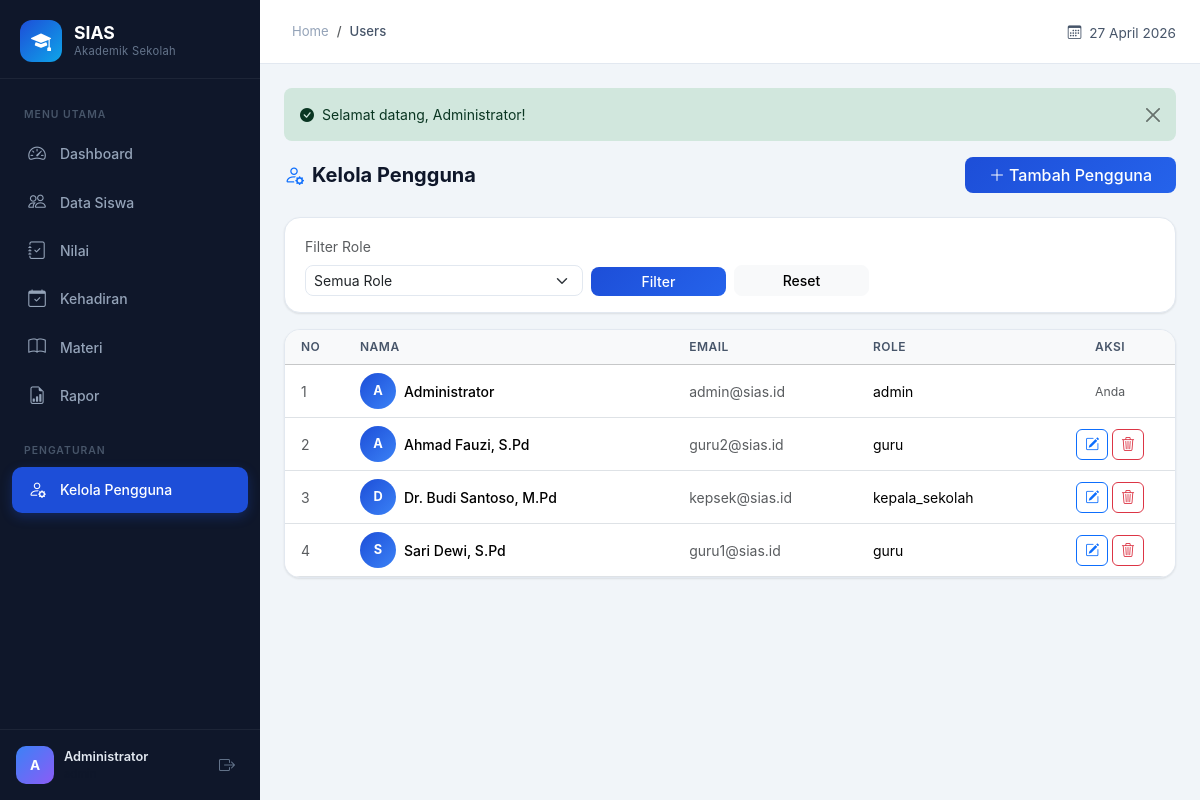
The app's page /index.php?page=users (signed in) with its own data.
### tables this page shows
CREATE TABLE `users` (
  `id` int(11) NOT NULL,
  `nama` varchar(100) NOT NULL,
  `email` varchar(100) NOT NULL,
  `password` varchar(255) NOT NULL,
  `role` enum('admin','guru','kepala_sekolah') NOT NULL,
  `created_at` timestamp NOT NULL DEFAULT current_timestamp(),
  `updated_at` timestamp NOT NULL DEFAULT current_timestamp() ON UPDATE current_timestamp()
);

### controllers/UserController.php (called while the page is built, shortened)
<?php
class UserController
{
    private $userModel;
    public function __construct()
    {
        $this->userModel = new User();
    }
    public function index()
    {
        $filterRole = $_GET['role'] ?? '';
        $data['users'] = $filterRole
            ? $this->userModel->getByRole($filterRole)
            : $this->userModel->all('nama ASC');
        $data['filterRole'] = $filterRole;
        $viewFile = __DIR__ . '/../views/users/index.php';
        include __DIR__ . '/../views/layouts/dashboard.php';
    }
}

### middleware/auth.php (called while the page is built, shortened)
<?php
 $rolePermissions = [
    'admin'          => ['dashboard', 'siswa', 'nilai', 'kehadiran', 'materi', 'rapor', 'users'],
    'guru'           => ['dashboard', 'nilai', 'kehadiran', 'materi', 'rapor'],
    'kepala_sekolah' => ['dashboard', 'nilai', 'kehadiran', 'materi', 'rapor'],
];
function currentUser()
{
    static $user = null;
    if ($user === null) {
        $db = getDB();
        $stmt = $db->prepare("SELECT * FROM users WHERE id = ?");
        $stmt->execute([$_SESSION['user_id']]);
        $user = $stmt->fetch();
    }
    return $user;
}
function currentRole()
{
    return $_SESSION['user_role'] ?? null;
}
function hasPermission($page, $role = null)
{
    global $rolePermissions;
    $role = $role ?: currentRole();
    return in_array($page, $rolePermissions[$role] ?? []);
}

### config/app.php (called while the page is built, shortened)
<?php
function getFlash($type)
{
    if (isset($_SESSION['flash'][$type])) {
        $msg = $_SESSION['flash'][$type];
        return $msg;
    }
    return null;
}
function hasFlash($type)
{
    return isset($_SESSION['flash'][$type]);
}
function e($string)
{
    return htmlspecialchars($string, ENT_QUOTES, 'UTF-8');
}
function formatTanggal($tanggal)
{
    $bulan = [
        1 => 'Januari', 2 => 'Februari', 3 => 'Maret',
        4 => 'April', 5 => 'Mei', 6 => 'Juni',
        7 => 'Juli', 8 => 'Agustus', 9 => 'September',
        10 => 'Oktober', 11 => 'November', 12 => 'Desember'
    ];
    $dt = new DateTime($tanggal);
    return $dt->format('d') . ' ' . $bulan[(int)$dt->format('m')] . ' ' . $dt->format('Y');
}
function roleLabel($role)
{
    $map = [
        'admin'         => '<span class="badge bg-primary">Admin</span>',
        'guru'          => '<span class="badge bg-info">Guru</span>',
        'kepala_sekolah'=> '<span class="badge bg-dark">Kepala Sekolah</span>',
    ];
    return $map[$role] ?? $role;
}

### config/database.php (called while the page is built, shortened)
<?php
function getDB()
{
    static $pdo = null;
    if ($pdo === null) {
        try {
            $dsn = "mysql:host=" . DB_HOST . ";dbname=" . DB_NAME . ";charset=" . DB_CHARSET;
            $options = [
                PDO::ATTR_ERRMODE            => PDO::ERRMODE_EXCEPTION,
                PDO::ATTR_DEFAULT_FETCH_MODE => PDO::FETCH_ASSOC,
                PDO::ATTR_EMULATE_PREPARES   => false,
            ];
            $pdo = new PDO($dsn, DB_USER, DB_PASS, $options);
        } catch (PDOException $e) {
            die("Koneksi database gagal: " . $e->getMessage());
        }
    }
    return $pdo;
}

### models/BaseModel.php (called while the page is built, shortened)
<?php
class BaseModel
{
    protected $db;
    protected $table;
    public function __construct()
    {
        $this->db = getDB();
    }
    public function all($orderBy = 'id DESC')
    {
        $stmt = $this->db->query("SELECT * FROM {$this->table} ORDER BY {$orderBy}");
        return $stmt->fetchAll();
    }
}

### views/users/index.php (the view, shortened to what this page needs)
<div class="d-flex flex-wrap justify-content-between align-items-center gap-2 mb-4">
    <h5 class="fw-bold mb-0"><i class="bi bi-person-gear me-2 text-primary"></i>Kelola Pengguna</h5>
    <a href="<?= BASE_URL ?>/index.php?page=users&action=create" class="btn btn-primary rounded-3 px-4">
        <i class="bi bi-plus-lg me-1"></i>Tambah Pengguna
    </a>
</div>
<div class="content-card mb-3">
    <div class="content-card-body py-3">
        <form method="GET" class="row g-2 align-items-end">
            <div class="col-md-4">
                <label class="form-label small text-muted">Filter Role</label>
                <select name="role" class="form-select form-select-sm rounded-3">
                    <option value="">Semua Role</option>
                </select>
            </div>
            <div class="col-md-2">
                <button type="submit" class="btn btn-primary btn-sm rounded-3 w-100">Filter</button>
            </div>
            <div class="col-md-2">
                <a href="<?= BASE_URL ?>/index.php?page=users" class="btn btn-light btn-sm rounded-3 w-100">Reset</a>
            </div>
        </form>
    </div>
</div>
<div class="content-card">
    <div class="table-responsive">
        <table class="table table-hover align-middle mb-0">
            <thead>
                <tr class="table-light">
                    <th class="ps-3">No</th>
                    <th>Nama</th>
                    <th>Email</th>
                    <th>Role</th>
                    <th class="text-center">Aksi</th>
                </tr>
            </thead>
            <tbody>
                <?php if (empty($data['users'])): ?>
                <tr>
                    <td colspan="5" class="text-center text-muted py-5">
                        <i class="bi bi-people" style="font-size:2rem;"></i>
                        <p class="mb-0 mt-1">Tidak ada data pengguna.</p>
                    </td>
                </tr>
                <?php else: ?>
                    <?php $no = 1; foreach ($data['users'] as $u): ?>
                    <tr>
                        <td class="ps-3 text-muted"><?= $no++ ?></td>
                        <td>
                            <div class="d-flex align-items-center gap-2">
                                <div class="d-flex align-items-center justify-content-center rounded-circle text-white fw-bold flex-shrink-0"
                                     style="width:36px;height:36px;background:linear-gradient(135deg,#1d4ed8,#3b82f6);font-size:0.8rem;">
                                    <?= strtoupper(mb_substr($u['nama'], 0, 1)) ?>
                                </div>
                                <span class="fw-medium"><?= e($u['nama']) ?></span>
                            </div>
                        </td>
                        <td class="text-muted"><?= e($u['email']) ?></td>
                        <td><?= roleLabel($u['role']) ?></td>
                        <td class="text-center">
                            <?php if ($u['id'] != $_SESSION['user_id']): ?>
                            <a href="<?= BASE_URL ?>/index.php?page=users&action=edit&id=<?= $u['id'] ?>"
                               class="btn btn-sm btn-outline-primary rounded-2 px-2" title="Edit">
                                <i class="bi bi-pencil-square"></i>
                            </a>
                            <button type="button" class="btn btn-sm btn-outline-danger rounded-2 px-2 btn-delete"
                                    data-id="<?= $u['id'] ?>"
                                    data-name="<?= e($u['nama']) ?>"
                                    data-url="<?= BASE_URL ?>/index.php?page=users&action=delete&id=<?= $u['id'] ?>"
                                    title="Hapus">
                                <i class="bi bi-trash3"></i>
                            </button>
                            <?php else: ?>
                            <span class="small text-muted">Anda</span>
                            <?php endif; ?>
                        </td>
                    </tr>
                    <?php endforeach; ?>
                <?php endif; ?>
            </tbody>
        </table>
    </div>
</div>

### views/layouts/dashboard.php (shortened to what this page needs)
<?php
 $user = currentUser();
 $currentPage = $_GET['page'] ?? 'dashboard';
?>
<!DOCTYPE html>
<html lang="id">
<head>
    <link href="https://cdn.jsdelivr.net/npm/bootstrap@5.3.3/dist/css/bootstrap.min.css" rel="stylesheet">
    <link href="https://cdn.jsdelivr.net/npm/bootstrap-icons@1.11.3/font/bootstrap-icons.min.css" rel="stylesheet">
    <link href="<?= BASE_URL ?>/assets/css/custom.css" rel="stylesheet">
</head>
<body class="dashboard-body">
    <aside class="sidebar" id="sidebar">
        <div class="sidebar-brand">
            <div class="sidebar-logo">
                <i class="bi bi-mortarboard-fill"></i>
            </div>
            <div class="sidebar-brand-text">
                <span class="brand-name"><?= APP_NAME ?></span>
                <span class="brand-sub">Akademik Sekolah</span>
            </div>
        </div>
        <nav class="sidebar-nav">
            <div class="nav-section-label">MENU UTAMA</div>
            <a href="<?= BASE_URL ?>/index.php?page=dashboard"
               class="nav-link <?= $currentPage === 'dashboard' ? 'active' : '' ?>">
                <i class="bi bi-speedometer2"></i>
                <span>Dashboard</span>
            </a>
            <?php if (hasPermission('siswa')): ?>
            <a href="<?= BASE_URL ?>/index.php?page=siswa"
               class="nav-link <?= $currentPage === 'siswa' ? 'active' : '' ?>">
                <i class="bi bi-people"></i>
                <span>Data Siswa</span>
            </a>
            <?php endif; ?>
            <?php if (hasPermission('nilai')): ?>
            <a href="<?= BASE_URL ?>/index.php?page=nilai"
               class="nav-link <?= $currentPage === 'nilai' ? 'active' : '' ?>">
                <i class="bi bi-journal-check"></i>
                <span>Nilai</span>
            </a>
            <?php endif; ?>
            <?php if (hasPermission('kehadiran')): ?>
            <a href="<?= BASE_URL ?>/index.php?page=kehadiran"
               class="nav-link <?= $currentPage === 'kehadiran' ? 'active' : '' ?>">
                <i class="bi bi-calendar-check"></i>
                <span>Kehadiran</span>
            </a>
            <?php endif; ?>
            <?php if (hasPermission('materi')): ?>
            <a href="<?= BASE_URL ?>/index.php?page=materi"
               class="nav-link <?= $currentPage === 'materi' ? 'active' : '' ?>">
                <i class="bi bi-book"></i>
                <span>Materi</span>
            </a>
            <?php endif; ?>
            <?php if (hasPermission('rapor')): ?>
            <a href="<?= BASE_URL ?>/index.php?page=rapor"
               class="nav-link <?= $currentPage === 'rapor' ? 'active' : '' ?>">
                <i class="bi bi-file-earmark-bar-graph"></i>
                <span>Rapor</span>
            </a>
            <?php endif; ?>
            <?php if (hasPermission('users')): ?>
            <div class="nav-section-label mt-2">PENGATURAN</div>
            <a href="<?= BASE_URL ?>/index.php?page=users"
               class="nav-link <?= $currentPage === 'users' ? 'active' : '' ?>">
                <i class="bi bi-person-gear"></i>
                <span>Kelola Pengguna</span>
            </a>
            <?php endif; ?>
        </nav>
        <div class="sidebar-footer">
            <div class="sidebar-user">
                <div class="user-avatar">
                    <?= strtoupper(mb_substr($user['nama'], 0, 1)) ?>
                </div>
                <div class="user-info">
                    <span class="user-name"><?= e($user['nama']) ?></span>
                    <span class="user-role"><?= roleLabel($user['role']) ?></span>
                </div>
                <a href="<?= BASE_URL ?>/index.php?page=logout"
                   class="btn-logout" title="Keluar">
                    <i class="bi bi-box-arrow-right"></i>
                </a>
            </div>
        </div>
    </aside>
    <div class="main-wrapper">
        <header class="top-header">
            <div class="d-flex align-items-center">
                <nav aria-label="breadcrumb" class="ms-2">
                    <ol class="breadcrumb mb-0">
                        <li class="breadcrumb-item"><a href="<?= BASE_URL ?>/index.php?page=dashboard">Home</a></li>
                        <li class="breadcrumb-item active"><?= e($pageTitle ?? ucfirst($currentPage)) ?></li>
                    </ol>
                </nav>
            </div>
            <div class="header-actions">
                <span class="header-date">
                    <i class="bi bi-calendar3 me-1"></i>
                    <?= formatTanggal(date('Y-m-d')) ?>
                </span>
            </div>
        </header>
        <main class="page-content">
            <?php if (hasFlash('success')): ?>
                <div class="alert alert-success alert-dismissible fade show border-0 rounded-3" role="alert">
                    <i class="bi bi-check-circle-fill me-2"></i><?= getFlash('success') ?>
                    <button type="button" class="btn-close" data-bs-dismiss="alert"></button>
                </div>
            <?php endif; ?>
            <?php
            if (file_exists($viewFile)) {
                include $viewFile;
            } else {
                echo '<div class="alert alert-warning">Halaman tidak ditemukan.</div>';
            }
            ?>
        </main>
    </div>
</body>
</html>

### records on screen
users: nama "A", nama "Administrator", email "admin@sias.id", role "admin", shows "Anda"
users: nama "A", nama "Ahmad Fauzi, S.Pd", email "guru2@sias.id", role "guru"
users: nama "D", nama "Dr. Budi Santoso, M.Pd", email "kepsek@sias.id", role "kepala_sekolah"
users: nama "S", nama "Sari Dewi, S.Pd", email "guru1@sias.id", role "guru"

### other values on screen
APP_NAME "SIAS"
$pageTitle "Users"
getFlash('success') "Selamat datang, Administrator!"
